Frame 1 (no input): blank canvas, image omitted
Frame 60 (the mouse pressed at the canvas centre just before this capture): blank canvas, image omitted
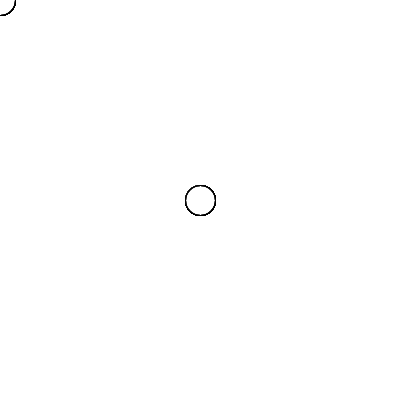
Frame 120 (the mouse held since frame 60 and released just before this capture)

The Processing sketch whose frames 1 and 60 were blank and that drew this single picture after the mouse press (run headless with seeded random() and noise(); from frame 60 on, the mouse is pressed at the canvas centre):

// Processing sketch: processing_91102
// ── processing_91102.pde

//so erstelle ich maloberfläche
void setup(){
  //die grösse
size(400,400);
//background farbe
background(255);
smooth();
}
//funktion malen
void draw(){
  //die farbe schwarz 255 und radius 30
fill(255,30);
// radius und gröse 30
//und man zeichnet, wo der maus grade ist
ellipse(mouseX,mouseY,30,30);
}
